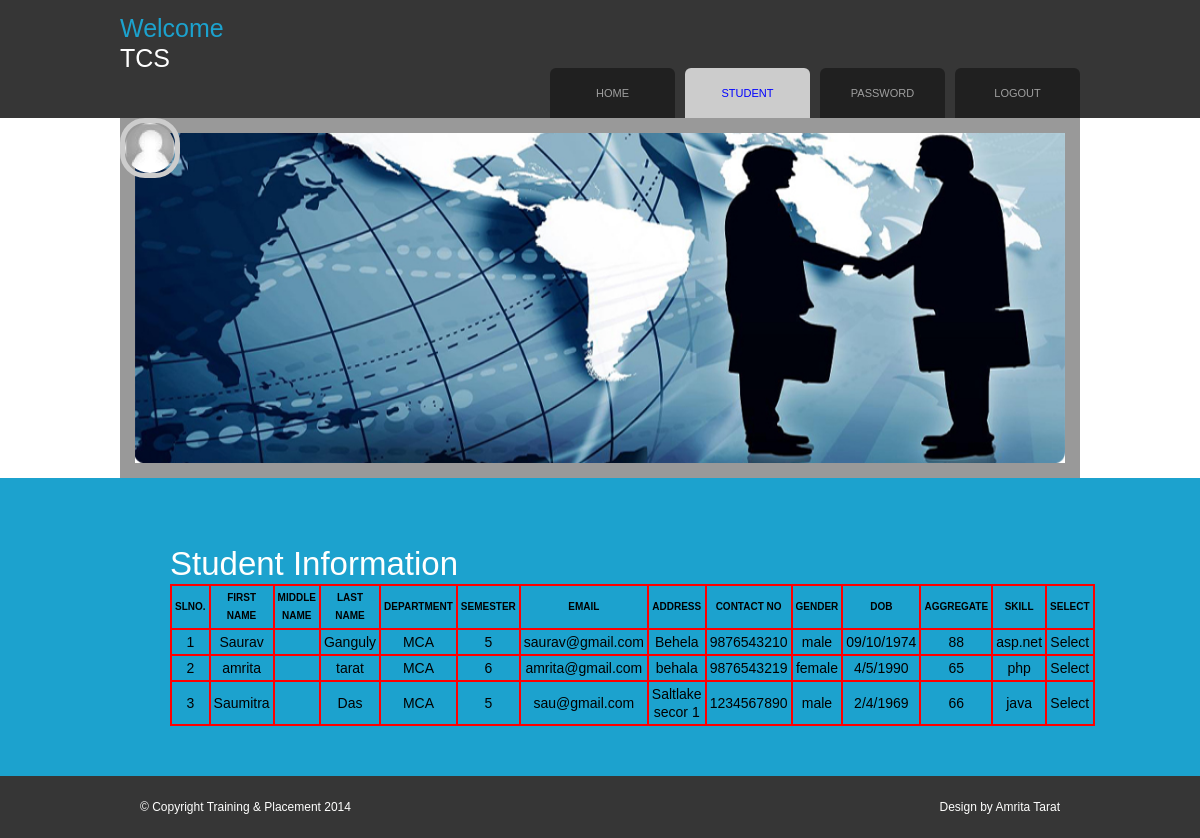
The page /company_student_info.php (signed in) on the database its author committed.
### tables this page shows
CREATE TABLE `student` (
  `sid` int(11) NOT NULL,
  `did` int(11) NOT NULL,
  `fname` varchar(50) NOT NULL,
  `mname` varchar(50) NOT NULL,
  `lname` varchar(50) NOT NULL,
  `email` varchar(200) NOT NULL,
  `pwd` varchar(20) NOT NULL,
  `add` varchar(200) NOT NULL,
  `ph` varchar(12) NOT NULL,
  `dob` varchar(10) NOT NULL,
  `gen` varchar(10) NOT NULL,
  `sem` varchar(5) NOT NULL,
  `agg` varchar(5) NOT NULL,
  `skill` varchar(100) NOT NULL,
  `spath` varchar(100) NOT NULL,
  `apath` varchar(100) NOT NULL
);

CREATE TABLE `dept` (
  `did` int(11) NOT NULL,
  `dname` varchar(30) NOT NULL
);

### company_student_info.php (the view, shortened to what this page needs)
<!DOCTYPE html PUBLIC "-//W3C//DTD XHTML 1.0 Transitional//EN" "http://www.w3.org/TR/xhtml1/DTD/xhtml1-transitional.dtd">
<html xmlns="http://www.w3.org/1999/xhtml">
<head>
<link href="css/style.css" rel="stylesheet" type="text/css" />
<link rel="stylesheet" type="text/css" href="css/coin-slider.css" />
</head>
<body>
<div class="main">
  <div class="header">
    <div class="header_resize">
      <div class="menu_nav">
        <ul class="menu">
          <li><a href="company_acc.php"><span>Home</span></a></li>
          <li class="active"><a href=""><span>Student</span></a></li>
          <li><a href="company_pwd.php"><span>Password</span></a></li>
          <li><a href="clogout.php"><span>Logout</span></a></li>
        </ul>
      </div>
      <div class="logo">
        <h2><a href="#">Welcome <br /> <span><?php echo $_SESSION['cuser_info']
		['cname']; ?></span></a></h2>
      </div>
      <div class="timeline">
      <img src="images/sub-page-placement-pic - Copy.jpg" />
      </div>
      <div class="profile">
      <img src="images/userpic.gif" />
      </div>
      </div>
    </div>
  </div>
  <div class="content">
    <div class="content_resize">
      <div class="mainbar">
        <div class="article">
          <h2><span>Student Information</span></h2>
          <?php
	   	$sql="SELECT * FROM student,dept WHERE student.did=dept.did ORDER BY      dept.dname ";
		$src=mysql_query($sql) or die(mysql_error());
		if(mysql_num_rows($src))
		{
			?><table cellspacing="0" class="tab1">
			<th>SLNo.</th><th>First Name</th><th>Middle Name</th><th>Last Name</th><th>Department</th><th>Semester</th><th>Email</th><th>Address</th><th>Contact No</th><th>Gender</th><th>DOB</th><th>Aggregate</th><th>Skill</th><th>Select</th>
			<?php
			$c=1;
			while($row=mysql_fetch_array($src))
			{
				?><tr><td><?php echo $c;?></td>
				<td><?php echo $row['fname']?></td>
				<td><?php echo $row['mname']?></td>
				<td><?php echo $row['lname']?></td>
				<td><?php echo $row['dname']?></td>
				<td><?php echo $row['sem']?></td>
				<td><?php echo $row['email']?></td>
				<td><?php echo $row['add']?></td>
				<td><?php echo $row['ph']?></td>
				<td><?php echo $row['gen']?></td>
				<td><?php echo $row['dob']?></td>
				<td><?php echo $row['agg']?></td>
				<td><?php echo $row['skill']?></td>
                <td><?php echo "Select"?></td>
				</tr><?php
				$c++;
			}
			?></table><?php
		}
		else
		{
			echo "No Records Found";
		}
	   ?>
 </div>
 </div>
 </div>
 </div>
  <div class="footer">
    <div class="footer_resize">
      <p class="lf">&copy; Copyright Training &amp; Placement 2014</p>
      <p class="rf">Design by Amrita Tarat</a></p>
    </div>
  </div>
</body>
</html>

### admin/css/style.css (style rules this page uses)
body { margin:0; padding:0; width:100%; color:#28ecfa; font:normal 12px/1.5em "Liberation sans", Arial, Helvetica, sans-serif; background:#1ca2ce url(../images/main_bg.gif) repeat-x left top; }
html, .main { padding:0; margin:0; }
h2 { margin:8px 0; padding:8px 0; font-size:25px; font-weight:normal; color:#353c46; }
p { margin:8px 0; padding:0 0 8px 0; }
a { color:#fffffe; text-decoration:underline; }
.header, .content, .menu_nav, .fbg, .footer, form, ol, ol li, ul, .content .mainbar, .content .sidebar { margin:0; padding:0; }
.header_resize { margin:0 auto; padding:0 0 32px; width:960px; }
.logo { padding:0; float:left; width:auto; height:118px; }
.logo h2 { margin:0; padding:13px 0 0; font-weight:normal; line-height:1.2em; text-transform:capitalize; }
.logo h2 a, h2 a:hover { color:#1ca2ce; text-decoration:none; }
.logo h2 span { color:#fff; }
.menu_nav { margin:0 auto; padding:68px 0 0; height:50px; float:right; }
.menu { list-style:none; padding:0; height:50px; float:left; }
.menu li { margin:0; padding:0 0 0 10px; float:left; width:125px; }
.menu li a { display:block; margin:0; padding:17px 24px; font-size:11px; line-height:16px; font-weight:normal; color:#9f9f9f; text-decoration:none; text-transform:uppercase; text-align:center; background:#202020; }
.menu li.active a, .menu li a:hover { text-decoration:none; color:#00F; background:#CCC; }
.content { padding:0; }
.content_resize { padding:18px 0; width:960px; }
.content .mainbar { padding:0; width:660px; margin:0 auto; }
.content .mainbar h2 { margin-bottom:0; padding-bottom:0; font-size:33px; line-height:1.2em; color:#fffffe; }
.content .mainbar .article { margin:0 0 32px; padding:0 0 0 20px; }
.footer { background:#363636; }
.footer_resize { margin:0 auto; padding:0 20px; width:920px; line-height:1.5em; color:#fffffe; }
.footer_resize p { margin:24px 0; padding:0; line-height:normal; white-space:nowrap; text-indent:inherit; }
.footer_resize .lf { float:left; }
.footer_resize .rf { float:right; }
a { outline:none; }
.timeline { width:960px; height:360px; }
.timeline img { border:#999 15px solid; width:930px; height:330px; background-repeat:no-repeat; }
.profile { position:absolute; width:50; height:50; top:118px; border-radius:25px; border:5px solid #CCC; }
.profile img { width:50px; height:50px; border-radius:25px; padding:0px; }
.tab1 { width:100%; margin:0 auto; border:1px solid #FF0000; }
.tab1 th { font-size:10px; width:auto; color:#000000; text-align:center; border:1px solid #FF0000; padding:3px; text-transform:uppercase; }
.tab1 tr { height:auto; }
.tab1 td { font-size:14px; width:auto; color:#000000; text-align:center; border:1px solid #FF0000; padding:3px; }

### company_student_info.php (style rules this page uses)
.menu { margin:0; padding:0; list-style:none; }
.menu li { width:125px; float:left; position:relative; }
.menu li a { color:#CCC; display:block; padding:8px 7px 8px 7px; text-decoration:none; text-align:center; text-transform:uppercase; font-family:Arial, Helvetica, sans-serif; font-size:16px; font-weight:bold; }

### rows shown on the page
student: fname "Saurav", lname "Ganguly", did.dname "MCA", sem "5", email "saurav@gmail.com", add "Behela", ph "9876543210", gen "male", dob "09/10/1974", agg "88", skill "asp.net"
student: fname "amrita", lname "tarat", did.dname "MCA", sem "6", email "amrita@gmail.com", add "behala", ph "9876543219", gen "female", dob "4/5/1990", agg "65", skill "php"
student: fname "Saumitra", lname "Das", did.dname "MCA", sem "5", email "sau@gmail.com", add "Saltlake secor 1", ph "1234567890", gen "male", dob "2/4/1969", agg "66", skill "java"
